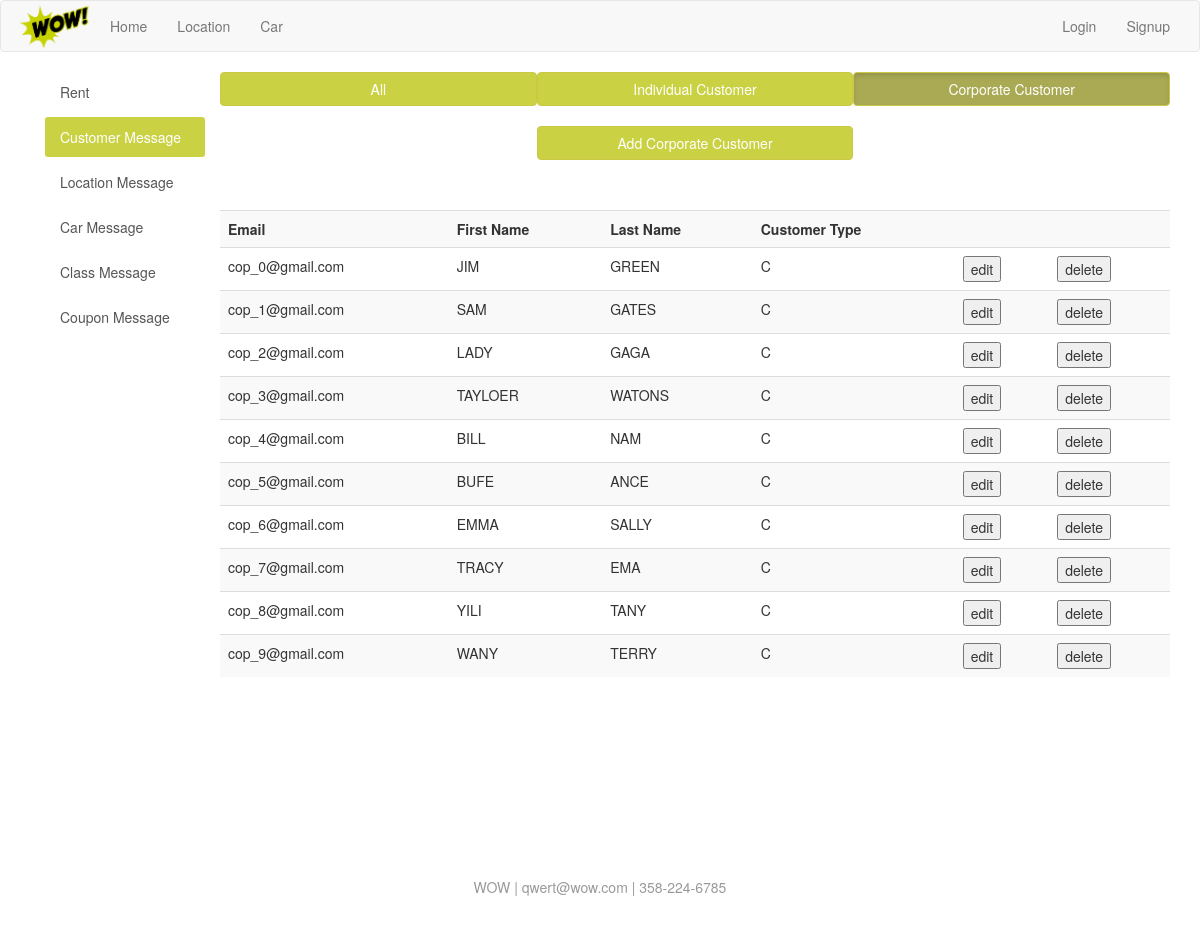
/main/empCustCorp.php, run on the app's committed database.
### tables this page shows
CREATE TABLE customer (
    cust_id        BIGINT NOT NULL COMMENT 'the unique ID of a customer',
    fname          VARCHAR(30) NOT NULL COMMENT 'first name of customer',
    lname          VARCHAR(30) NOT NULL COMMENT 'last name of customer',
    cust_street    VARCHAR(30) NOT NULL COMMENT 'the street of a customer',
    cust_city      VARCHAR(30) NOT NULL COMMENT 'the city of a customer',
    cust_state     VARCHAR(30) NOT NULL COMMENT 'the state of a customer',
    cust_zipcode   VARCHAR(5) NOT NULL COMMENT 'the zipcode of a customer',
    email          VARCHAR(30) NOT NULL COMMENT 'the email of a customer',
    cust_phone_no  VARCHAR(30) NOT NULL COMMENT 'the phone number of a customer',
    cust_type      CHAR(1) NOT NULL COMMENT 'the customer type'
);

### main/php_operation/empCustSql.php (called while the page is built, shortened)
<?php
	function allCorp($conn) {
		$check = mysqli_query($conn, "SELECT email, fname, lname, cust_type FROM customer
			                          WHERE cust_type='C'");
		return $check;
	}
?>

### main/empCustCorp.php (the view, shortened to what this page needs)
<?php
	$user_name = getCookieVal('cookie_uname');
	include ('./php_operation/conn.php');
?>
<!DOCTYPE html>
<html lang="en">
<head>
	<link rel="stylesheet" href="css/bootstrap.css">
	<link rel="stylesheet" href="css/main.css">
	<link rel="stylesheet" href="css/sideBar.css">
</head>
<body>
	<div class="navbar navbar-default">
		<div class="container">
			<div class="navbar-header">
				<a href="home.php" class="navbar-brand"></a>
			</div>
			<div class="hidden-xs">
				<ul class="nav navbar-nav">
					<li><a href="home.php">Home</a></li>
					<li><a href="location.php">Location</a></li>
					<li><a href="car.php">Car</a></li>
				</ul>
				<?php if (empty($user_name)): ?>
					<ul class="nav navbar-nav navbar-right">
						<li><a href="login.php">Login</a></li>
						<li><a href="signup.php">Signup</a></li>
					</ul>
				<?php endif ?>
			</div>
		</div>
	</div>
	<div class="container">
		<div class="col-md-2">
			<div class="list-group side-bar">
				<a href="empRent.php" class="list-group-item">Rent</a>
				<a href="empCustInfo.php" class="list-group-item active">Customer Message</a>
				<a href="empLocInfo.php" class="list-group-item">Location Message</a>
				<a href="empCarInfo.php" class="list-group-item">Car Message</a>
				<a href="empClass.php" class="list-group-item">Class Message</a>
				<a href="empCoupon.php" class="list-group-item">Coupon Message</a>
			</div>
		</div>
		<div class="col-md-10">
			<div class="row" style="margin-bottom: 20px;">
				<a href="empCustInfo.php"><button class="col-md-4 btn btn-primary">All</button></a>
				<a href="empCustIndi.php"><button class="col-md-4 btn btn-primary">Individual Customer</button></a>
				<a href="empCustCorp.php"><button class="col-md-4 btn btn-primary active">Corporate Customer</button></a>
			</div>
			<div>
				<div class="row" style="margin-bottom: 20px;">
					<div class="col-md-4"></div>
						<a href="signupCorp.php">
							<button class="col-md-4 btn btn-primary">Add Corporate Customer</button>
						</a>
				</div>
				<div class="row" style="margin-bottom: 20px;">
					<?php include('./php_operation/empCustSql.php') ?>
					<table class="table table-striped" style="margin-top: 30px;">
						<tr>
							<th>Email</th>
							<th>First Name</th>
							<th>Last Name</th>
							<th>Customer Type</th>
							<th></th>
							<th></th>
						</tr>
						<?php
							$allCorp = allCorp($conn);
							while ($row = mysqli_fetch_array($allCorp)) {
								print <<< EOF
										<tr>
											<td>$row[email]</td>
											<td>$row[fname]</td>
											<td>$row[lname]</td>
											<td>$row[cust_type]</td>
											<td><form action="empCustEdit.php" method="post"><button name="editEmail"
											       value="$row[email]" type="submit">edit</button></form></td>
											<td><form action="empCustDelete.php" method="post"><button name="editEmail"
											       value="$row[email]" type="submit">delete</button></form></td>
										</tr>
								EOF;
							}
						?>
					</table>
				</div>
			</div>
		</div>
	</div>
	<div class="footer">
		WOW | qwert@wow.com | 358-224-6785
	</div>
</body>

### main/css/main.css (style rules this page uses)
.navbar-brand { background-image: url(../img/logo.png); width: 80px; background-size: 100%; background-repeat: no-repeat; background-position: center; }
.btn-primary { background-color: #cad244; border-color: #cac844; }
.footer { text-align: center; margin-top: 80px; color: #999; padding: 80px 0; }

### main/css/sideBar.css (style rules this page uses)
.side-bar .list-group-item { border: 0; margin-bottom: 5px; border-radius: 3px; }
.side-bar .list-group-item.active { background-color: #cad244; }
.btn-primary { background-color: #cad244; border-color: #cac844; }
.btn-primary.active ,.btn-primary.active:hover { background-color: #AAAA55; border-color: #cac844; }

### data on the page
customer: email "cop_0@gmail.com", fname "JIM", lname "GREEN", cust_type "C"
customer: email "cop_1@gmail.com", fname "SAM", lname "GATES", cust_type "C"
customer: email "cop_2@gmail.com", fname "LADY", lname "GAGA", cust_type "C"
customer: email "cop_3@gmail.com", fname "TAYLOER", lname "WATONS", cust_type "C"
customer: email "cop_4@gmail.com", fname "BILL", lname "NAM", cust_type "C"
customer: email "cop_5@gmail.com", fname "BUFE", lname "ANCE", cust_type "C"
customer: email "cop_6@gmail.com", fname "EMMA", lname "SALLY", cust_type "C"
customer: email "cop_7@gmail.com", fname "TRACY", lname "EMA", cust_type "C"
customer: email "cop_8@gmail.com", fname "YILI", lname "TANY", cust_type "C"
customer: email "cop_9@gmail.com", fname "WANY", lname "TERRY", cust_type "C"
